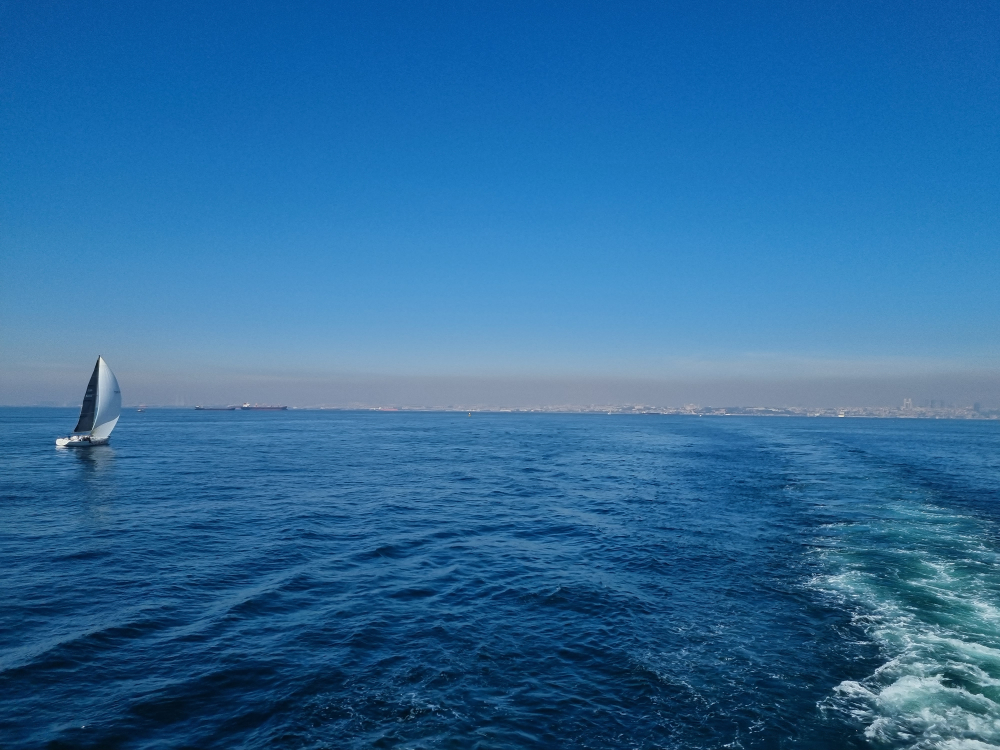
#> input picture original/20220910_114842.jpg, 4000 x 3000 px (shown at 1/4 size); its folder holds only this picture in this run
$ python blur_detection_pipeline.py
#> lines starting #> are read from the running program, lines starting #| are printed output that depends on the picture
import cv2
import os
import numpy as np
import csv

# -----------------------------
# PATH
# -----------------------------
base_path = os.path.dirname(os.path.abspath(__file__))

original_folder = os.path.join(base_path, "original")

blurred_folders = {
    0: original_folder,
    2: os.path.join(base_path, "blurred_sigma2"),
    4: os.path.join(base_path, "blurred_sigma4"),
    6: os.path.join(base_path, "blurred_sigma6"),
    8: os.path.join(base_path, "blurred_sigma8"),
}

# -----------------------------
# LAPLACIAN KERNEL
# -----------------------------
kernel = np.array([[0, -1, 0],
                   [-1, 4, -1],
                   [0, -1, 0]])

# -----------------------------
# SIMPLE LAPLACIAN
# -----------------------------
def laplacian(image):
    h, w = image.shape
    result = np.zeros((h, w))

    for i in range(1, h - 1):
        for j in range(1, w - 1):

            value = 0
            for x in range(3):
                for y in range(3):
                    value += image[i + x - 1, j + y - 1] * kernel[x, y]

            result[i, j] = value

    return np.var(result)

# -----------------------------
# SIMPLE FFT
# -----------------------------
def fft_score(image):
    f = np.fft.fft2(image)
    f_shift = np.fft.fftshift(f)

    magnitude = np.abs(f_shift)

    return np.mean(magnitude)

# -----------------------------
# MSE
# -----------------------------
def mse(original, blurred):
    return np.mean((original - blurred) ** 2)

# -----------------------------
# PSNR
# -----------------------------
def psnr(mse_val):
    if mse_val == 0:
        return 100
    return 10 * np.log10((255 ** 2) / mse_val)

# -----------------------------
# MAIN PIPELINE
# -----------------------------
results = []

original_files = os.listdir(original_folder)

for file in original_files:

    if not file.endswith((".jpg", ".png", ".jpeg")):
        continue

    original_path = os.path.join(original_folder, file)
    original = cv2.imread(original_path, 0)
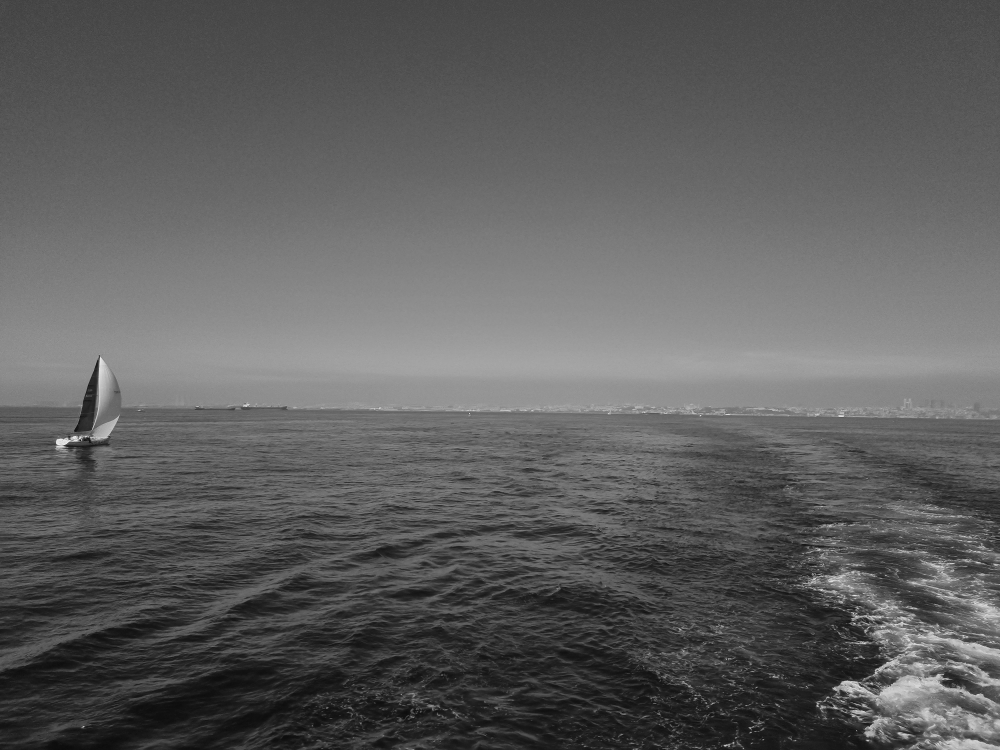
#> original: shape (3000, 4000) (shown at 1/4 size); min 2, max 255, mean 94

    if original is None:
        continue

    original = cv2.resize(original, (256, 256))
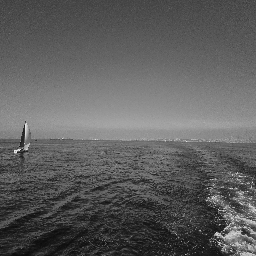
#> original: shape (256, 256); min 11, max 235, mean 93.9

    for sigma, folder in blurred_folders.items():

        blur_path = os.path.join(folder, file)

        if not os.path.exists(blur_path):
            continue

        image = cv2.imread(blur_path, 0)

        if image is None:
            continue

        image = cv2.resize(image, (256, 256))

        # -----------------------------
        # CALCULATIONS
        # -----------------------------
        lap = laplacian(image)
#> after the loop in laplacian, `for i in range(1, h - 1):`:
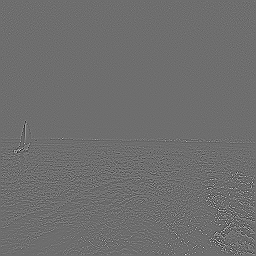
#> result: shape (256, 256) float64; min -493, max 646, mean 0; drawn with min black and max white
#> lap = 2551
        fft = fft_score(image)
#> fft = 3579.2

        if sigma == 0:
            error = 0
            psnr_val = None
        else:
            error = mse(original, image)
            psnr_val = psnr(error)

        results.append([file, sigma, lap, fft, error, psnr_val])

        print(file, "sigma=", sigma, "done")

# -----------------------------
# SAVE CSV
# -----------------------------
with open("results.csv", "w", newline="") as f:
    writer = csv.writer(f)
    writer.writerow(["Image", "Sigma", "Laplacian", "FFT", "MSE", "PSNR"])
    writer.writerows(results)

print("CSV saved")

$ run again, on original/20220910_163900.jpg
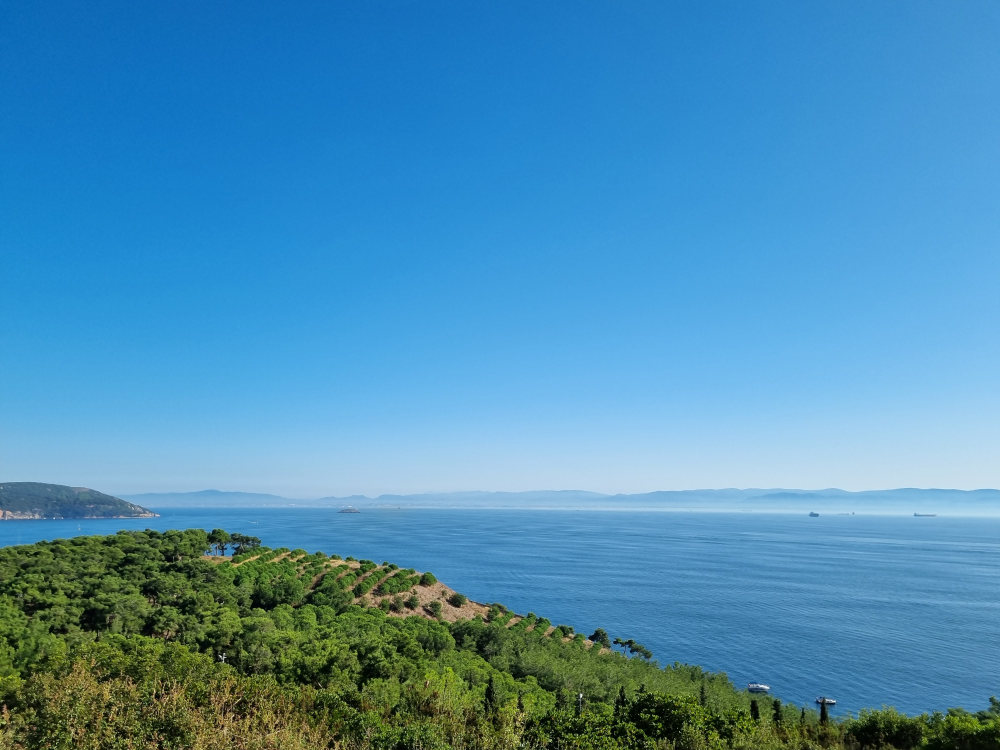
#> input picture original/20220910_163900.jpg, 4000 x 3000 px (shown at 1/4 size)
#> `original = cv2.resize(original, (256, 256))`:
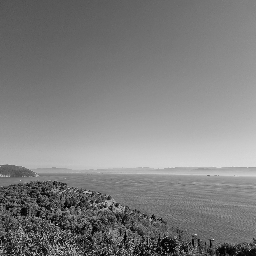
#> original: shape (256, 256); min 0, max 233, mean 126.6
#> after the loop in laplacian, `for i in range(1, h - 1):`:
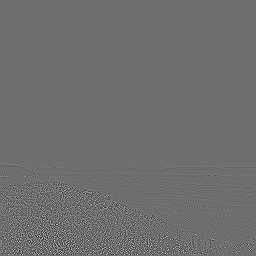
#> result: shape (256, 256) float64; min -583, max 756, mean 0; drawn with min black and max white
#> lap = 3933.9
#> fft = 4215.1

$ run again, on original/20220910_164332.jpg
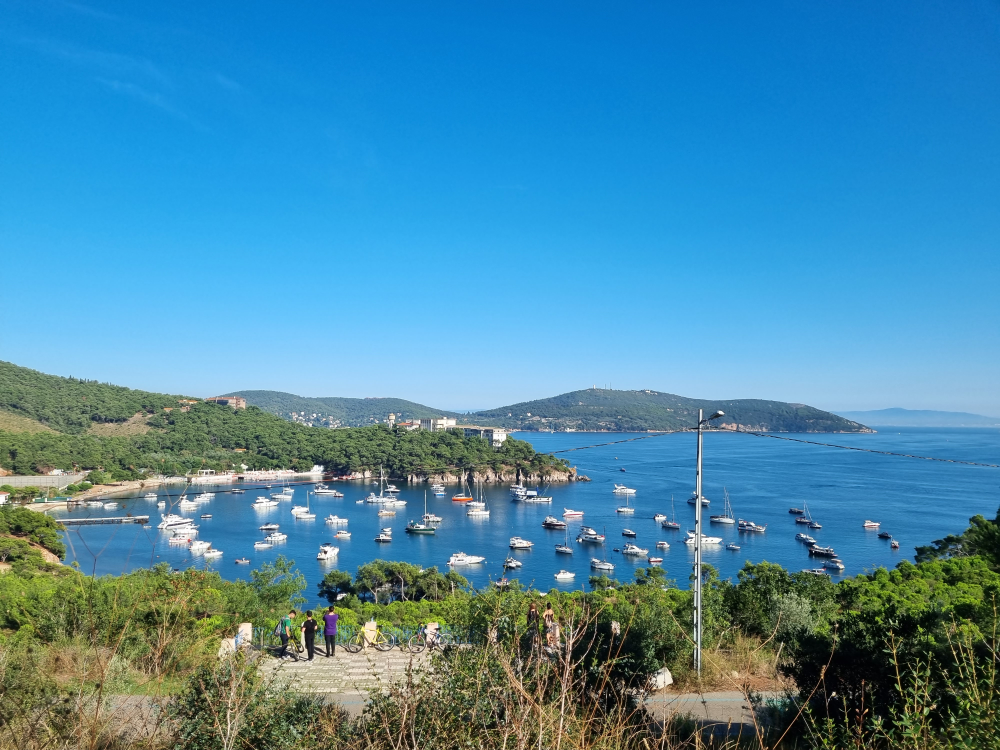
#> input picture original/20220910_164332.jpg, 4000 x 3000 px (shown at 1/4 size)
#> `original = cv2.resize(original, (256, 256))`:
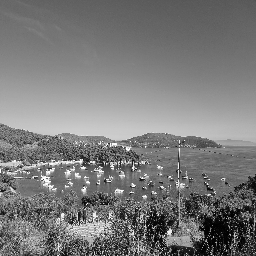
#> original: shape (256, 256); min 1, max 255, mean 122
#> after the loop in laplacian, `for i in range(1, h - 1):`:
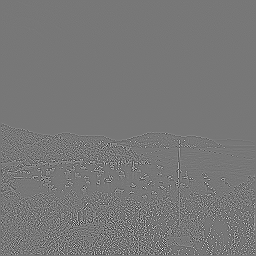
#> result: shape (256, 256) float64; min -748, max 845, mean 0; drawn with min black and max white
#> lap = 10380.8
#> fft = 6655.7

$ run again, on original/20220919_185019.jpg
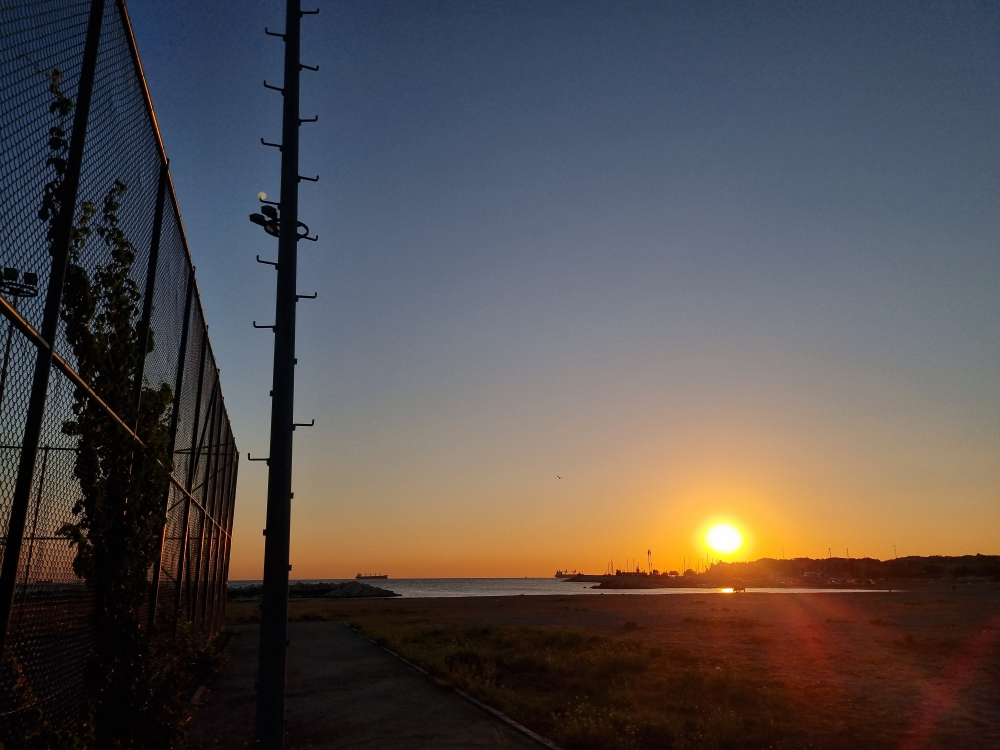
#> input picture original/20220919_185019.jpg, 4000 x 3000 px (shown at 1/4 size)
#> `original = cv2.resize(original, (256, 256))`:
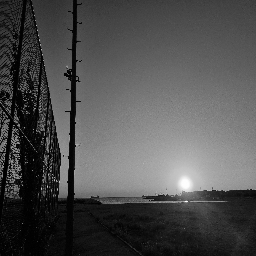
#> original: shape (256, 256); min 0, max 254, mean 79.2
#> after the loop in laplacian, `for i in range(1, h - 1):`:
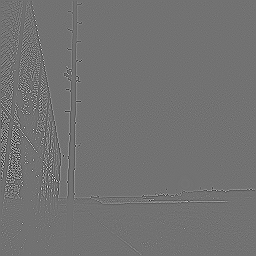
#> result: shape (256, 256) float64; min -491, max 604, mean 0; drawn with min black and max white
#> lap = 2822.8
#> fft = 3828.3

$ run again, on original/20220910_121139.jpg
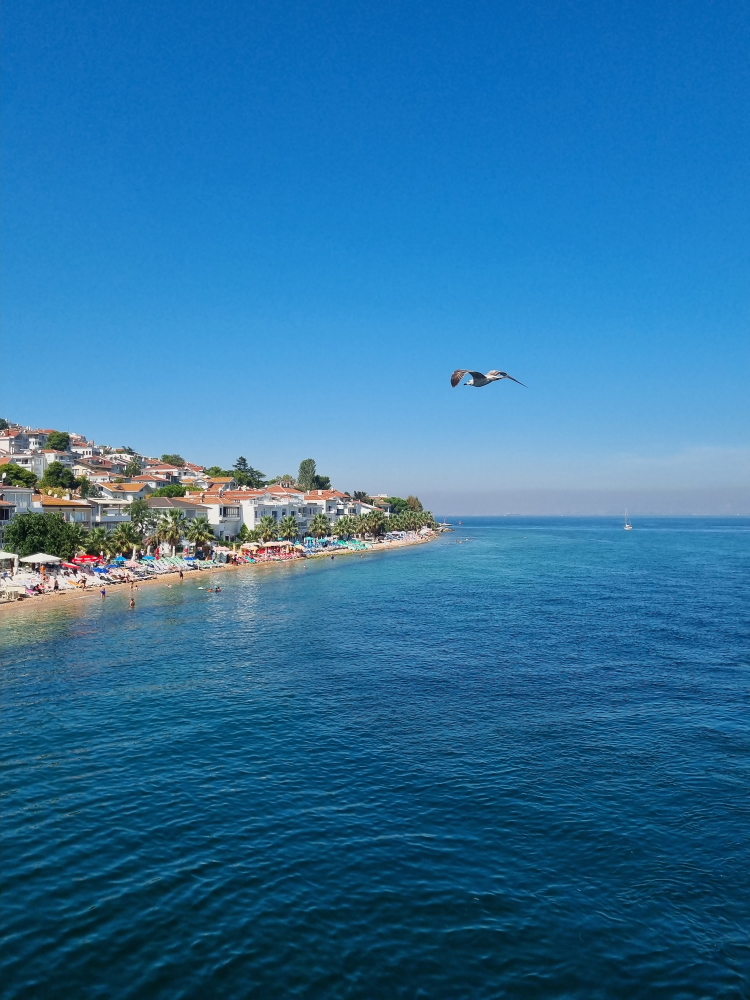
#> input picture original/20220910_121139.jpg, 3000 x 4000 px (shown at 1/4 size)
#> `original = cv2.resize(original, (256, 256))`:
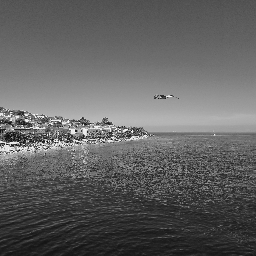
#> original: shape (256, 256); min 6, max 254, mean 98.2
#> after the loop in laplacian, `for i in range(1, h - 1):`:
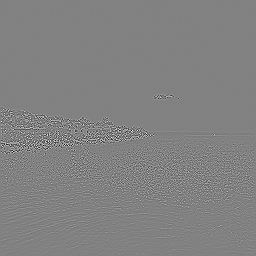
#> result: shape (256, 256) float64; min -715, max 689, mean 0; drawn with min black and max white
#> lap = 4826.4
#> fft = 4508.3
